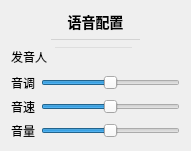
           <widget class="QWidget" name="voiceConfigSettingsCard" native="true">
            <property name="geometry">
             <rect>
              <x>550</x>
              <y>400</y>
              <width>191</width>
              <height>151</height>
             </rect>
            </property>
            <property name="styleSheet">
             <string notr="true">#voiceConfigSettingsCard
{
	background: #f7f7ff;
	border: none;
	border-radius: 5px;
}</string>
            </property>
            <layout class="QVBoxLayout" name="verticalLayout_58">
             <item>
              <widget class="QLabel" name="label_47">
               <property name="sizePolicy">
                <sizepolicy hsizetype="Preferred" vsizetype="Fixed">
                 <horstretch>0</horstretch>
                 <verstretch>0</verstretch>
                </sizepolicy>
               </property>
               <property name="styleSheet">
                <string notr="true">font-size: 14px;
font-weight: 500;</string>
               </property>
               <property name="text">
                <string>语音配置</string>
               </property>
               <property name="alignment">
                <set>Qt::AlignCenter</set>
               </property>
              </widget>
             </item>
             <item>
              <widget class="QWidget" name="widget_31" native="true">
               <property name="minimumSize">
                <size>
                 <width>0</width>
                 <height>1</height>
                </size>
               </property>
               <property name="maximumSize">
                <size>
                 <width>16777215</width>
                 <height>1</height>
                </size>
               </property>
               <property name="styleSheet">
                <string notr="true">background: lightgray;
margin: 40px;</string>
               </property>
              </widget>
             </item>
             <item>
              <layout class="QHBoxLayout" name="horizontalLayout_36">
               <item>
                <widget class="QLabel" name="label_2">
                 <property name="text">
                  <string>发音人</string>
                 </property>
                </widget>
               </item>
               <item>
                <widget class="QLineEdit" name="voiceNameEdit">
                 <property name="styleSheet">
                  <string notr="true">QLineEdit
{
	background: transparent;
}</string>
                 </property>
                </widget>
               </item>
               <item>
                <widget class="QPushButton" name="voiceNameSelectButton">
                 <property name="cursor">
                  <cursorShape>PointingHandCursor</cursorShape>
                 </property>
                 <property name="styleSheet">
                  <string notr="true"/>
                 </property>
                 <property name="text">
                  <string/>
                 </property>
                 <property name="icon">
                  <iconset resource="../resources/resource.qrc">
                   <normaloff>:/icons/dotdotdot</normaloff>:/icons/dotdotdot</iconset>
                 </property>
                 <property name="flat">
                  <bool>true</bool>
                 </property>
                </widget>
               </item>
              </layout>
             </item>
             <item>
              <layout class="QHBoxLayout" name="horizontalLayout_28">
               <item>
                <widget class="QLabel" name="voicePitchLabel">
                 <property name="toolTip">
                  <string>&lt;html&gt;&lt;head/&gt;&lt;body&gt;&lt;p&gt;本地语音可能有点问题&lt;/p&gt;&lt;/body&gt;&lt;/html&gt;</string>
                 </property>
                 <property name="text">
                  <string>音调</string>
                 </property>
                </widget>
               </item>
               <item>
                <widget class="QSlider" name="voicePitchSlider">
                 <property name="toolTip">
                  <string/>
                 </property>
                 <property name="maximum">
                  <number>100</number>
                 </property>
                 <property name="singleStep">
                  <number>1</number>
                 </property>
                 <property name="value">
                  <number>50</number>
                 </property>
                 <property name="orientation">
                  <enum>Qt::Horizontal</enum>
                 </property>
                </widget>
               </item>
              </layout>
             </item>
             <item>
              <layout class="QHBoxLayout" name="horizontalLayout_37" stretch="0,4">
               <item>
                <widget class="QLabel" name="voiceSpeedLabel">
                 <property name="text">
                  <string>音速</string>
                 </property>
                </widget>
               </item>
               <item>
                <widget class="QSlider" name="voiceSpeedSlider">
                 <property name="maximum">
                  <number>100</number>
                 </property>
                 <property name="singleStep">
                  <number>1</number>
                 </property>
                 <property name="value">
                  <number>50</number>
                 </property>
                 <property name="orientation">
                  <enum>Qt::Horizontal</enum>
                 </property>
                </widget>
               </item>
              </layout>
             </item>
             <item>
              <layout class="QHBoxLayout" name="horizontalLayout_39" stretch="0,4">
               <property name="topMargin">
                <number>0</number>
               </property>
               <item>
                <widget class="QLabel" name="voiceVolumeLabel">
                 <property name="toolTip">
                  <string>&lt;html&gt;&lt;head/&gt;&lt;body&gt;&lt;p&gt;不支持讯飞语音&lt;/p&gt;&lt;/body&gt;&lt;/html&gt;</string>
                 </property>
                 <property name="text">
                  <string>音量</string>
                 </property>
                </widget>
               </item>
               <item>
                <widget class="QSlider" name="voiceVolumeSlider">
                 <property name="toolTip">
                  <string/>
                 </property>
                 <property name="maximum">
                  <number>100</number>
                 </property>
                 <property name="singleStep">
                  <number>1</number>
                 </property>
                 <property name="value">
                  <number>50</number>
                 </property>
                 <property name="orientation">
                  <enum>Qt::Horizontal</enum>
                 </property>
                </widget>
               </item>
              </layout>
             </item>
            </layout>
           </widget>
